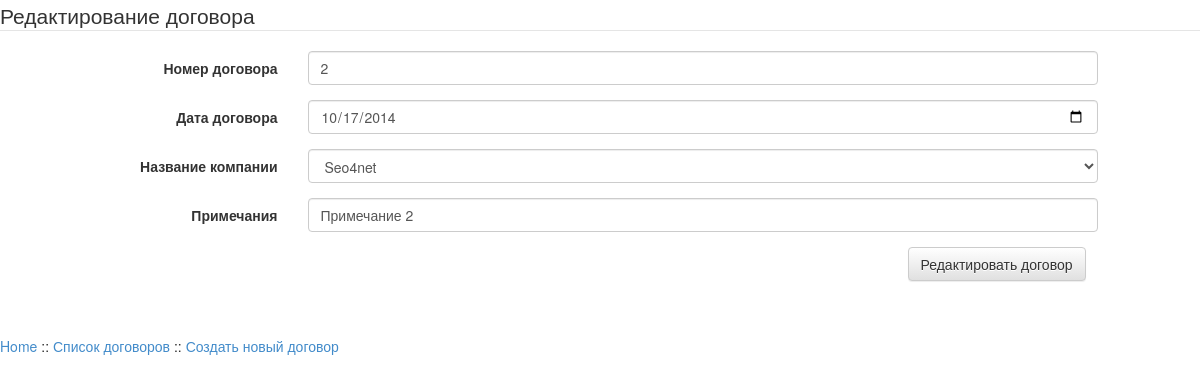
The app's page /contract/dogovor.php?id=2 with its own data.
### tables this page shows
CREATE TABLE IF NOT EXISTS `contract` (
  `id` int(10) unsigned NOT NULL AUTO_INCREMENT,
  `nomer` text NOT NULL,
  `date` date NOT NULL,
  `company_id` int(5) NOT NULL,
  `prim` text NOT NULL,
  PRIMARY KEY (`id`)
);

CREATE TABLE IF NOT EXISTS `company` (
  `id` int(10) unsigned NOT NULL AUTO_INCREMENT,
  `name` text NOT NULL,
  `director` text NOT NULL,
  `requisites` text NOT NULL,
  PRIMARY KEY (`id`)
);

### contract/dogovor.php (the view, shortened to what this page needs)
<!DOCTYPE html>
<html>
    <head>
		<link rel="stylesheet" href="../css/bootstrap.min.css">
		<link rel="stylesheet" href="../css/bootstrap-theme.min.css">
	</head>
<body>
<?php
	require_once '../login.php';
	$link = mysqli_connect($host, $user, $password, $db);
	$idset=$_REQUEST['id'];
	$query = "SELECT `contract`.`id`, `contract`.`nomer`, `contract`.`date`, `contract`.`company_id`, `company`.`name`, `contract`.`prim`
	FROM `contract` JOIN `company` ON `contract`.`company_id` = `company`.`id`
	WHERE  `contract`.`id`='$idset'";
	$result = mysqli_query($link, $query);
	$query2 = "SELECT `company`.`id` , `company`.`name`
	FROM `company`";
	$result2 = mysqli_query($link, $query2);
	$row = mysqli_fetch_array($result, MYSQLI_ASSOC);
	echo '<form class="form-horizontal" role="form" action="update-dogovor.php" method="post" name="dogovor">
	<legend>Редактирование договора</legend>
	<div class="form-group">
		<label class="col-sm-3 control-label">Номер договора</label>
		<div class="col-sm-8">
			<input class="form-control" type="text" name="nomer" value="'.$row['nomer'].'">
		</div>
	</div>
	<div class="form-group">
		<label class="col-sm-3 control-label">Дата договора</label>
		<div class="col-sm-8">
			<input class="form-control" type="date" min="2000-01-01" name="date" value="'.$row['date'].'">
		</div>
	</div>
	<div class="form-group">
		<label class="col-sm-3 control-label">Название компании</label>
		<div class="col-sm-8">
			<select class="form-control" name="company_id">';
			while ($row2 = mysqli_fetch_array($result2, MYSQLI_ASSOC)) {
		echo '<option value="'.$row2['id'].'"';
		if ($row2['id']==$row['company_id']) echo ' selected ';
		echo ' >' . $row2['name'] . '</option>';
	}
	echo '
			</select>
		</div>
	</div>
	<div class="form-group">
		<label class="col-sm-3 control-label">Примечания</label>
		<div class="col-sm-8">
			<input class="form-control" type="text" name="prim" value="'.$row['prim'].'">
		</div>
	</div>
	<div class="form-group">
		<div class="col-sm-offset-9">
			<input type="hidden" name="id" value="'.$row['id'].'">
			<button type="submit" class="btn btn-default">Редактировать договор</button>
		</div>
	</div>
</form>';
	echo '<br /><br /><p><a href="../index.php">Home</a> :: <a href="dogovora.php">Список договоров</a> :: <a href="new-dogovor.php">Создать новый договор</a></p>';
?>
</body>
</html>

### records on screen
contract: nomer "2", date "10/17/2014", company_id "Seo4net", prim "Примечание 2"
